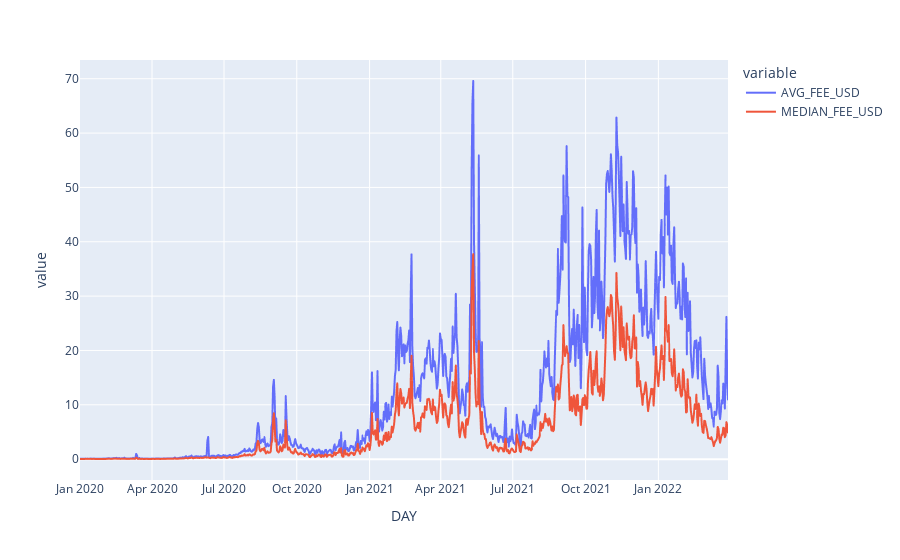

Write notebook code for a chart like this one.
### Code cell
fig = px.line(
    df, 
    x = "DAY",
    y = ["AVG_FEE_USD","MEDIAN_FEE_USD"]
)
fig.show()

### Figure 1 — Plotly figure (JSON) as saved in the notebook; plotly's stock layout.template omitted (floating-point values rounded to 4 significant figures; data arrays with more than 128 entries replaced by an {"elided": "..."} marker saying what was removed)
{"data": [{"hovertemplate": "variable=AVG_FEE_USD<br>DAY=%{x}<br>value=%{y}<extra></extra>", "legendgroup": "AVG_FEE_USD", "line": {"color": "#636efa", "dash": "solid"}, "marker": {"symbol": "circle"}, "mode": "lines", "name": "AVG_FEE_USD", "showlegend": true, "type": "scattergl", "x": {"elided": "820 str values"}, "xaxis": "x", "y": {"elided": "820 float values"}, "yaxis": "y"}, {"hovertemplate": "variable=MEDIAN_FEE_USD<br>DAY=%{x}<br>value=%{y}<extra></extra>", "legendgroup": "MEDIAN_FEE_USD", "line": {"color": "#EF553B", "dash": "solid"}, "marker": {"symbol": "circle"}, "mode": "lines", "name": "MEDIAN_FEE_USD", "showlegend": true, "type": "scattergl", "x": {"elided": "820 str values"}, "xaxis": "x", "y": {"elided": "820 float values"}, "yaxis": "y"}], "layout": {"autosize": true, "legend": {"title": {"text": "variable"}, "tracegroupgap": 0}, "margin": {"t": 60}, "xaxis": {"anchor": "y", "autorange": true, "domain": [0, 1], "range": ["2020-01-01", "2022-03-30"], "title": {"text": "DAY"}, "type": "date"}, "yaxis": {"anchor": "x", "autorange": true, "domain": [0, 1], "range": [-3.837, 73.45], "title": {"text": "value"}, "type": "linear"}}}
